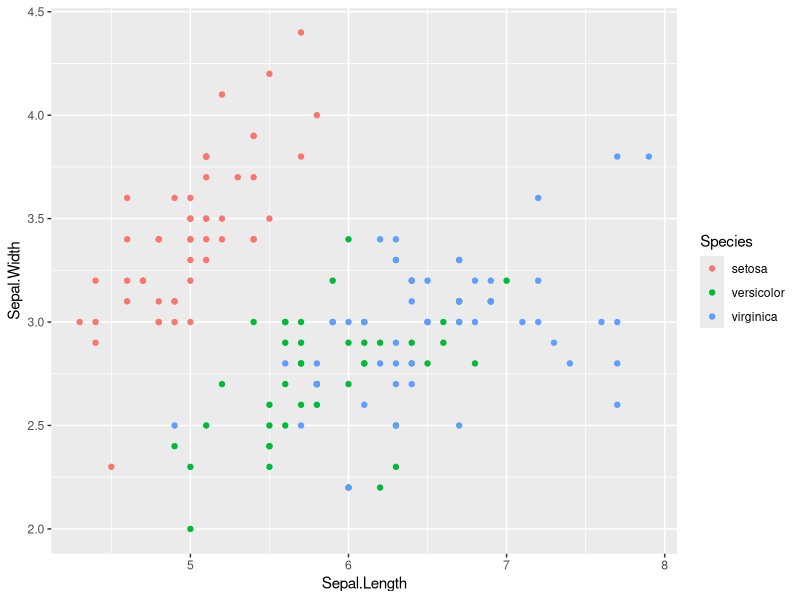
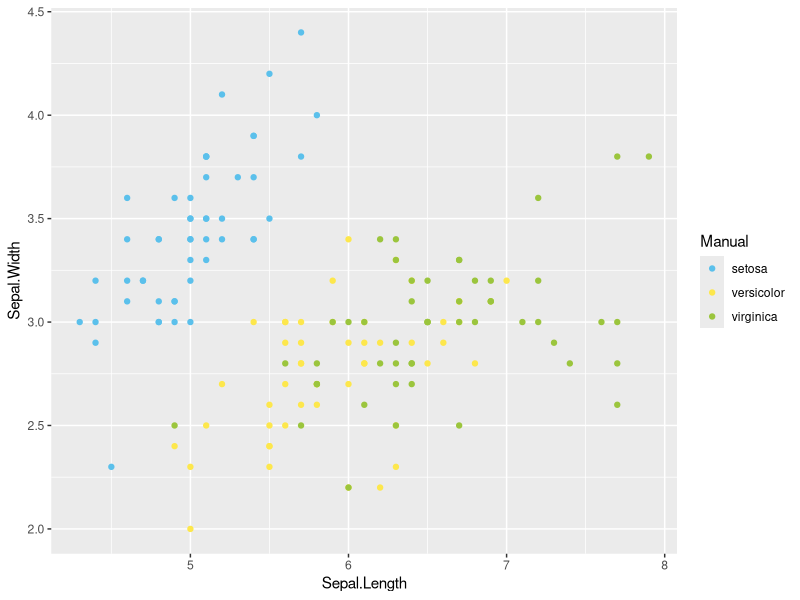
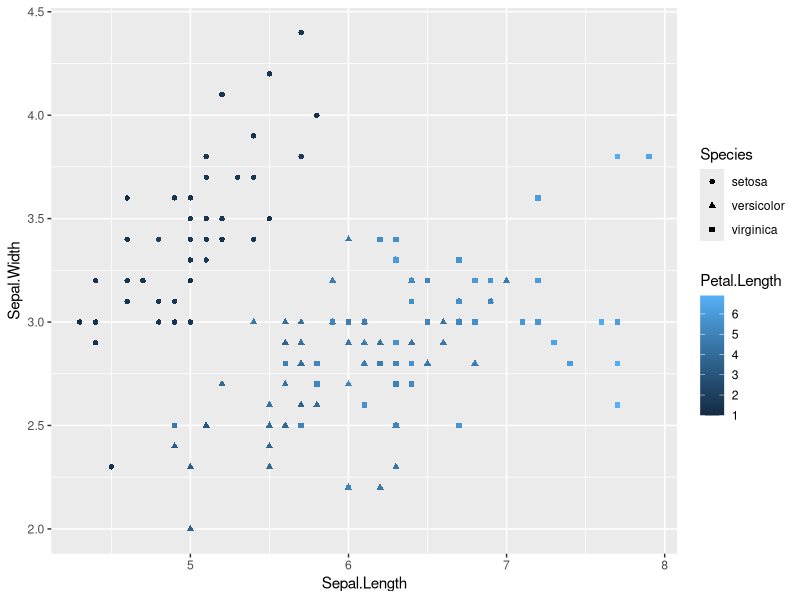
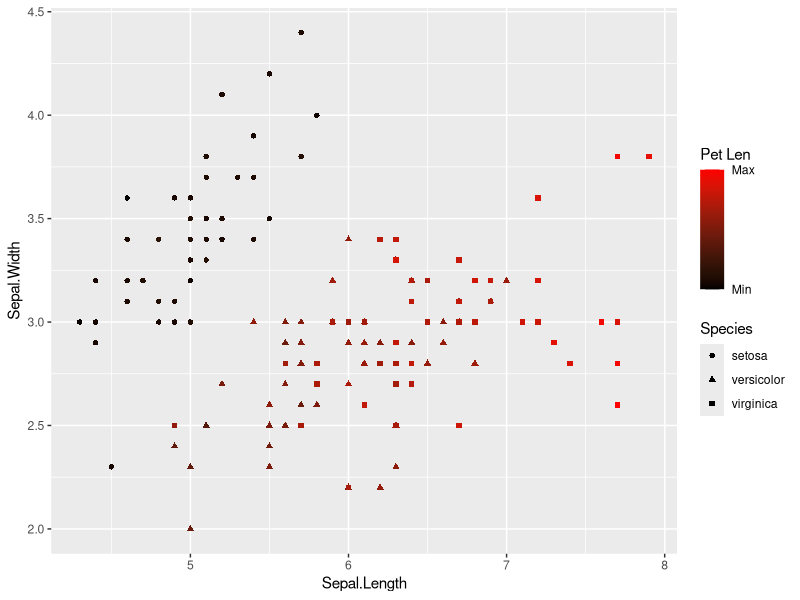
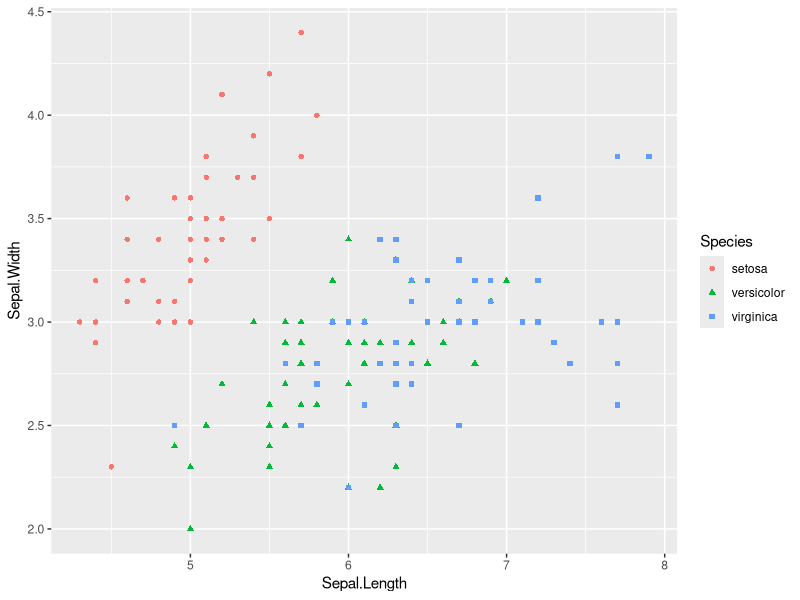
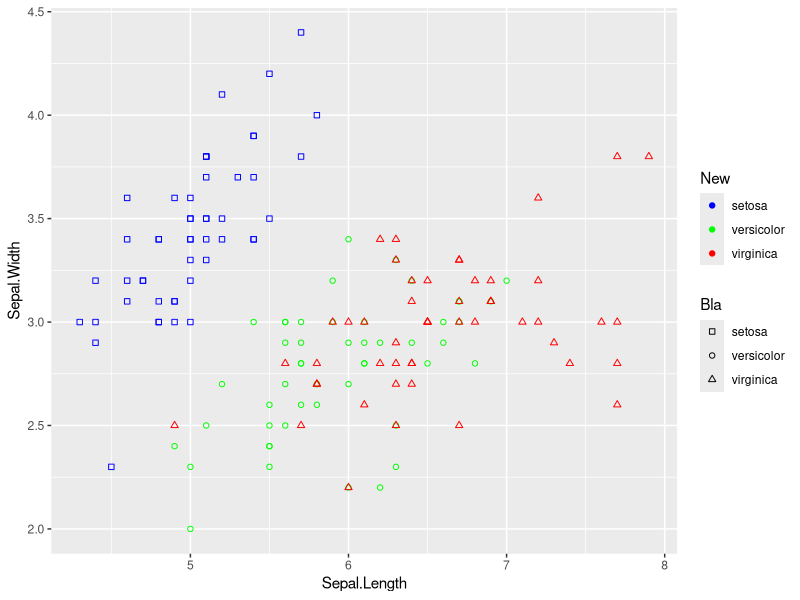
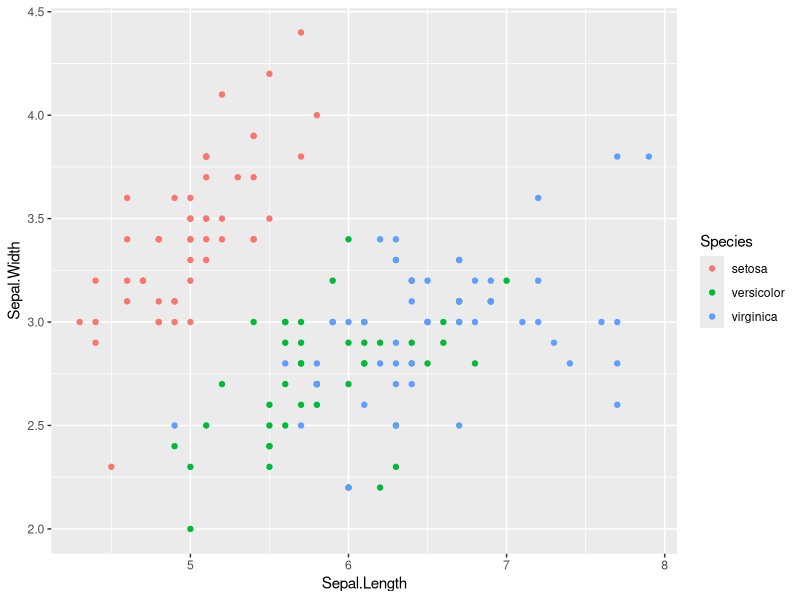
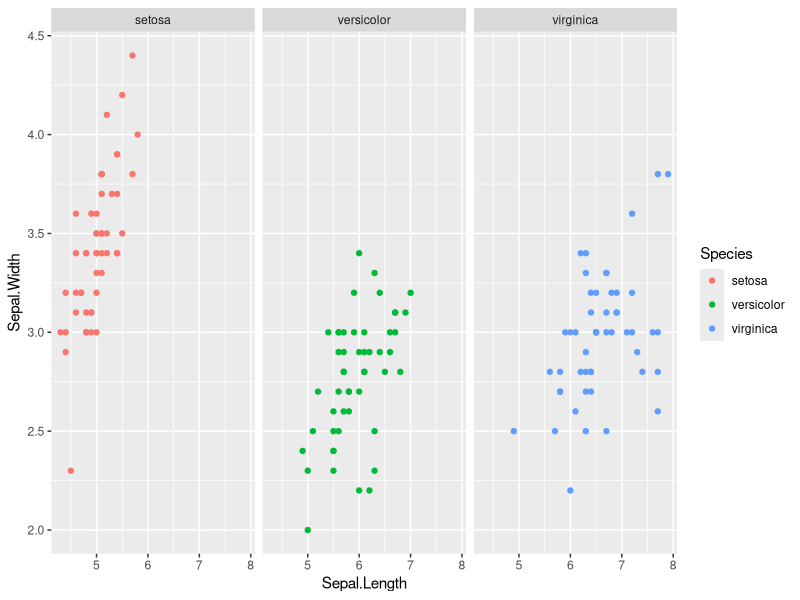

Here is the R script that generated these plots, in order:
## ---- chunk 1

## ---- chunk 2
# load the packages you need
library(dplyr)
library(tidyr)
library(tidyverse)
#library(stringr)
library(ggplot2)
#library(plotly)
#library(pheatmap)
#library(DESeq2)
#library(edgeR)
library(kableExtra)
## ---- chunk 3
p <- ggplot(iris)+geom_point(aes(x=Sepal.Length,
                     y=Sepal.Width,color=Species))
p
## ---- chunk 4
p + scale_color_manual(
     name="Manual",
     values=c("#5BC0EB","#FDE74C","#9BC53D"))
## ---- chunk 5
p <- ggplot(iris)+
      geom_point(aes(x=Sepal.Length,
                     y=Sepal.Width,
      shape=Species,color=Petal.Length))
p
## ---- chunk 6
p + 
scale_color_gradient(name="Pet Len",
  breaks=range(iris$Petal.Length),
  labels=c("Min","Max"),
  low="black",high="red")
              
## ---- chunk 7
p <- ggplot(iris)+
      geom_point(aes(x=Sepal.Length,
                     y=Sepal.Width,
      shape=Species,color=Species))
p
## ---- chunk 8
p + 
scale_color_manual(name="New",
   values=c("blue","green","red"))+
scale_shape_manual(name="Bla",values=c(0,1,2))
              
## ---- chunk 9
p <- ggplot(iris)+
      geom_point(aes(x=Sepal.Length,
                     y=Sepal.Width,
                     color=Species))
p
## ---- chunk 10
p + facet_wrap(~Species)
## ---- chunk 11
p + facet_wrap(~Species,nrow=3)
## ---- chunk 12
p <- diamonds %>%
     ggplot(aes(carat,price))+
     geom_point()
p + facet_grid(~cut+clarity)
## ---- chunk 13
p + facet_grid(cut~clarity)
## ---- chunk 14
